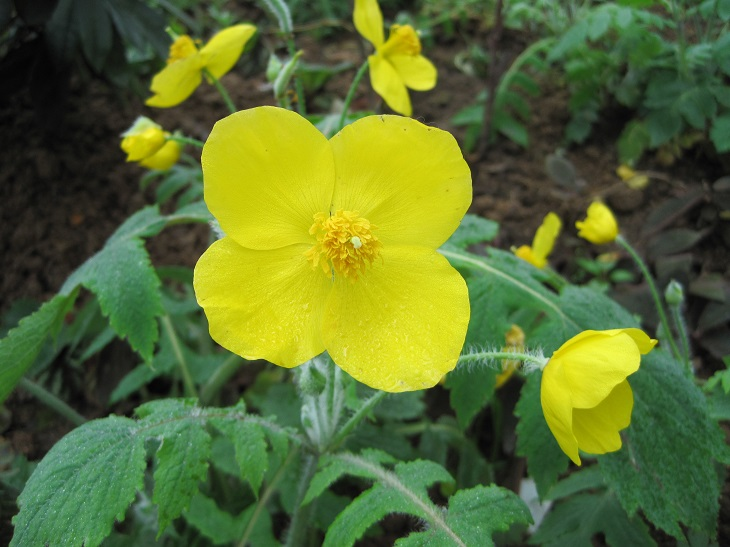
#> input picture 图像特效/image0.JPG, 730 x 547 px, found by its file name
$ jupyter execute '浮雕效果.ipynb'
#> lines starting #> are read from the running program, lines starting #| are printed output that depends on the picture
[cell 1]
import cv2
import numpy as np
img = cv2.imread('image0.jpg', 1)
#> img is the input picture: shape (547, 730, 3); mean B, G, R 48.7, 109.6, 90.1
imgInfo = img.shape
#> imgInfo = (547, 730, 3)
height = imgInfo[0]
#> height = 547
width = imgInfo[1]
#> width = 730
gray = cv2.cvtColor(img,cv2.COLOR_BGR2GRAY)
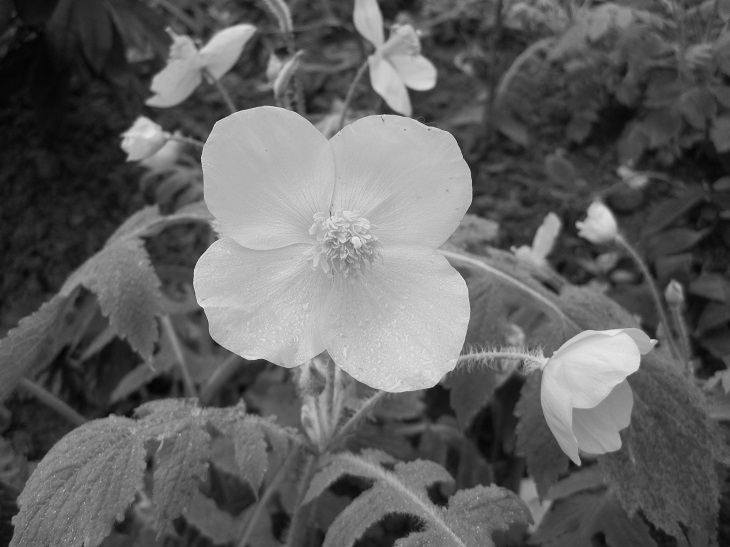
#> gray: shape (547, 730); min 4, max 236, mean 96.8
# newP = gray0 - gray1 + 150
dst = np.zeros((height,width),np.uint8)
for i in range(height):
    for j in range(width-1):
        grayP0 = int(gray[i,j])
        grayP1 = int(gray[i,j+1])
        newP = grayP0 - grayP1 + 150
        if newP > 255:
            newP = 255
        if newP < 0:
            newP = 0
        dst[i,j] = newP
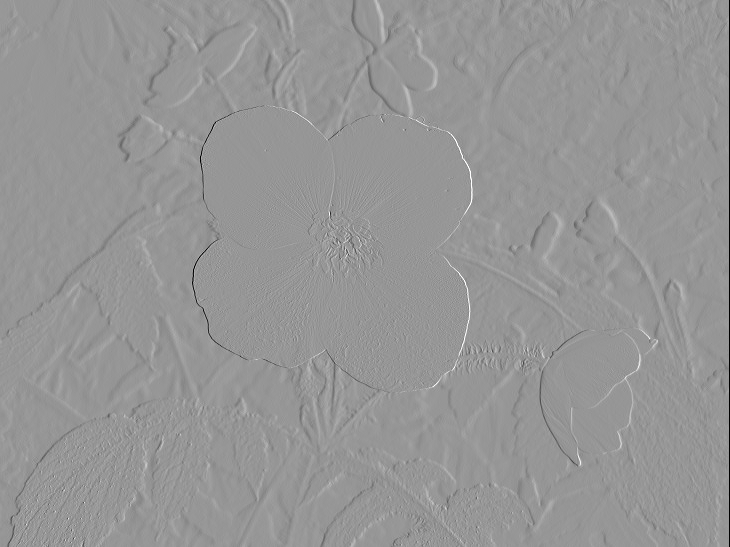
#> dst: shape (547, 730); min 0, max 255, mean 149.8
cv2.imshow('dst', dst)
cv2.waitKey(0)
